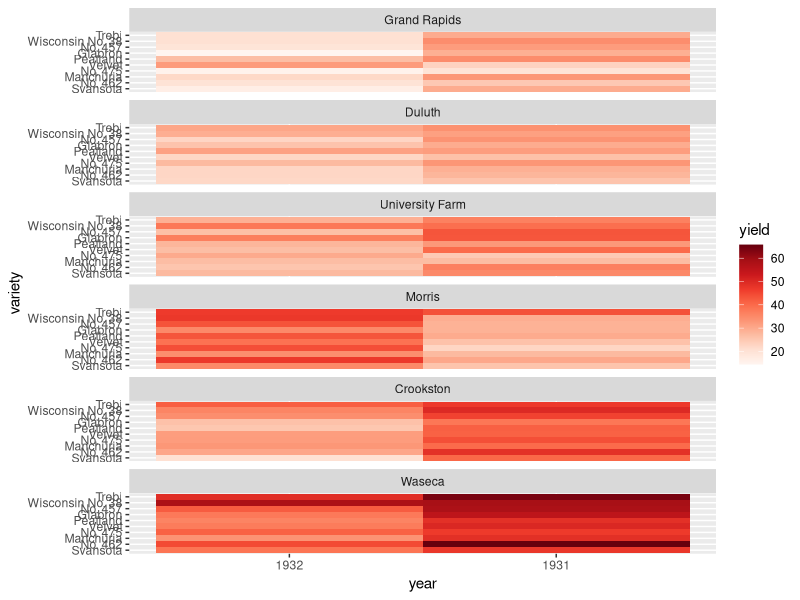
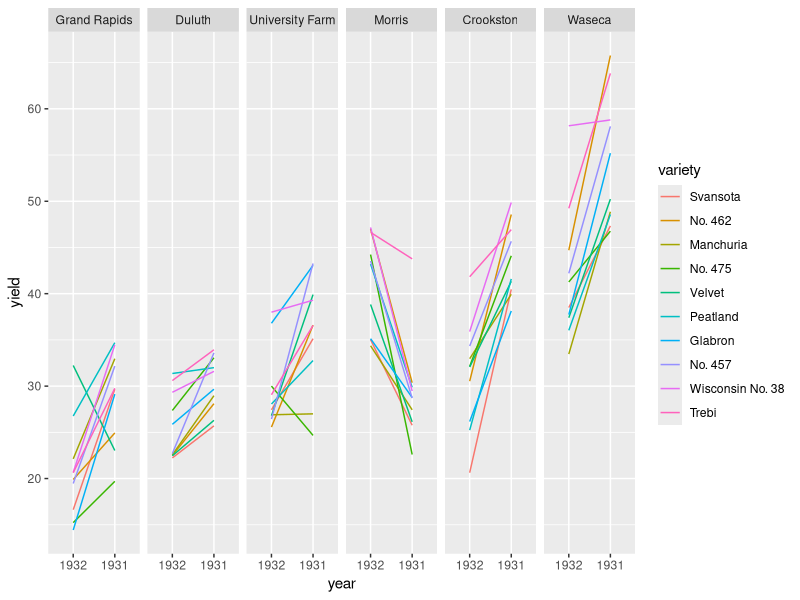
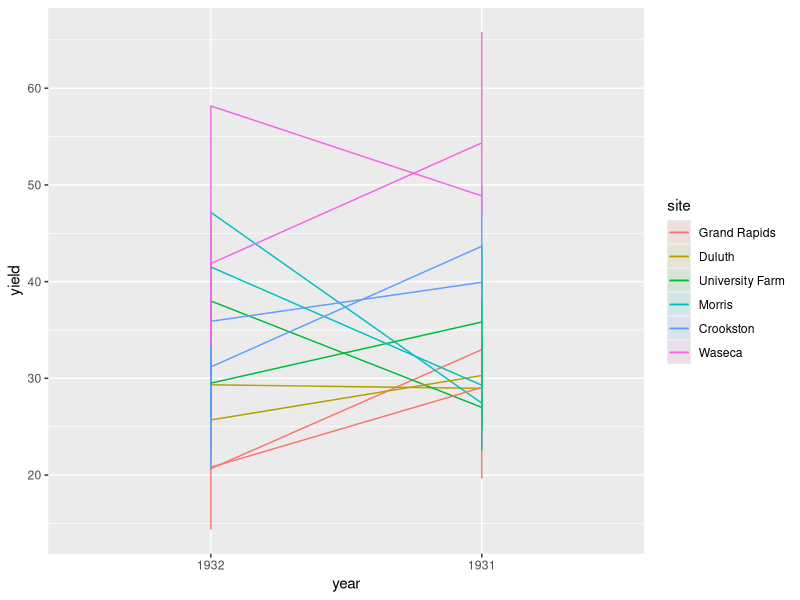

The R script that drew these images, in order:
# Load the ggplot2 package
library(ggplot2)


# Heat maps 

# Load the RColorBrewer package
library(RColorBrewer)

# Load the lattice package 
library(lattice) 

# Create color palette
myColors <- brewer.pal(9, "Reds")

# Build the heat map from scratch
ggplot(barley, aes(x = year, y = variety, fill = yield)) + 
  geom_tile() + 
  facet_wrap(~ site, ncol = 1) + 
  scale_fill_gradientn(colors = myColors)


# Heat Maps Alternatives (1)

# Line plots
ggplot(barley, aes(x = year, y = yield, col = variety, group = variety)) + 
  geom_line() + 
  facet_wrap( ~ site, nrow = 1)


# Heat Maps Alternatives (2) 

# Create overlapping ribbon plot from scratch
ggplot(barley, aes(x = year, y = yield, group = site, col = site, fill = site)) + 
  geom_line() + 
  stat_summary(fun.y = mean, geom = "line") + 
  stat_summary(fun.data = mean_sdl, fun.args = list(mult = 1), geom = "ribbon", col = NA, alpha = 0.1)
